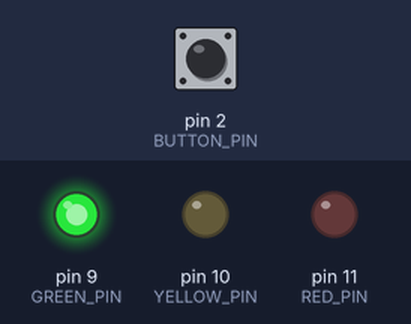
Bench run of a sketch on a simulated Arduino Uno, built with avr-gcc and run on an emulated ATmega328P. On the bench: output pins drawn as LEDs (lit = HIGH). The inputs (shaded band) are chosen by the test bench; at power-on: pin 2 (BUTTON_PIN) HIGH.

Above: at 2.5 s.
At 5.7 s:
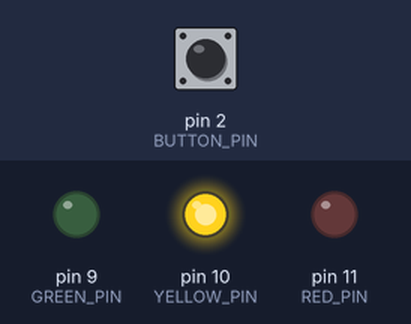
At 8.5 s:
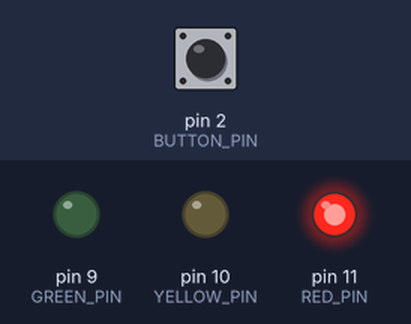
Timing chart, 0 to 13.7 s (numbered marks = the images above):
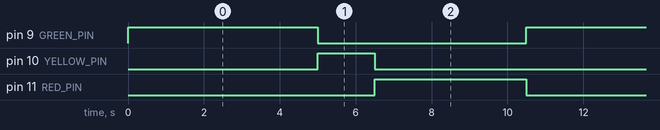

Measured:
- by itself, pin 9 (GREEN_PIN): alternates HIGH for 5.0 s and LOW for 5.5 s
- by itself, pin 10 (YELLOW_PIN): alternates HIGH for 1.5 s and LOW for 9.0 s
- by itself, pin 11 (RED_PIN): alternates HIGH for 4.0 s and LOW for 6.5 s

The sketch:

3.1.ino
```cpp
// Traffic light controller with a pedestrian request button.
//
// Pins:
//   9  - green LED
//   10 - yellow LED
//   11 - red LED
//   2  - pedestrian request button wired to ground

const uint8_t GREEN_PIN = 9;
const uint8_t YELLOW_PIN = 10;
const uint8_t RED_PIN = 11;
const uint8_t BUTTON_PIN = 2;

enum TrafficState {
  STATE_GREEN,
  STATE_YELLOW,
  STATE_RED,
  STATE_WALK
};

struct StateTiming {
  TrafficState state;
  uint32_t durationMs;
};

const StateTiming schedule[] = {
  { STATE_GREEN, 5000 },
  { STATE_YELLOW, 1500 },
  { STATE_RED, 4000 },
  { STATE_WALK, 3000 }
};

TrafficState currentState = STATE_GREEN;
uint32_t lastTransition = 0;
bool walkRequested = false;
bool lastButtonReading = HIGH;
uint32_t lastDebounceTime = 0;
const uint32_t debounceDelayMs = 50;

void setup() {
  pinMode(GREEN_PIN, OUTPUT);
  pinMode(YELLOW_PIN, OUTPUT);
  pinMode(RED_PIN, OUTPUT);
  pinMode(BUTTON_PIN, INPUT_PULLUP);
  lastTransition = millis();
}

void loop() {
  readWalkButton();
  updateStateMachine();
  writeLights();
}

void readWalkButton() {
  bool reading = digitalRead(BUTTON_PIN);

  if (reading != lastButtonReading) {
    lastDebounceTime = millis();
  }

  if ((millis() - lastDebounceTime) > debounceDelayMs && reading == LOW) {
    walkRequested = true;
  }

  lastButtonReading = reading;
}

void updateStateMachine() {
  uint32_t elapsed = millis() - lastTransition;
  uint32_t stateDuration = durationFor(currentState);

  if (elapsed < stateDuration) {
    return;
  }

  if (currentState == STATE_RED && walkRequested) {
    currentState = STATE_WALK;
    walkRequested = false;
  } else if (currentState == STATE_WALK) {
    currentState = STATE_GREEN;
  } else {
    currentState = nextTrafficState(currentState);
  }

  lastTransition = millis();
}

uint32_t durationFor(TrafficState state) {
  for (uint8_t i = 0; i < sizeof(schedule) / sizeof(schedule[0]); i++) {
    if (schedule[i].state == state) {
      return schedule[i].durationMs;
    }
  }
  return 1000;
}

TrafficState nextTrafficState(TrafficState state) {
  switch (state) {
    case STATE_GREEN:
      return STATE_YELLOW;
    case STATE_YELLOW:
      return STATE_RED;
    case STATE_RED:
    case STATE_WALK:
    default:
      return STATE_GREEN;
  }
}

void writeLights() {
  digitalWrite(GREEN_PIN, currentState == STATE_GREEN);
  digitalWrite(YELLOW_PIN, currentState == STATE_YELLOW);
  digitalWrite(RED_PIN, currentState == STATE_RED || currentState == STATE_WALK);
}
```
